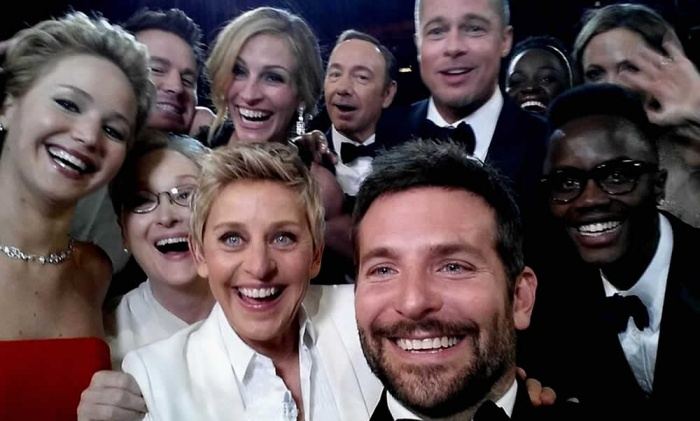
#> input picture media/oscars.jpg, 700 x 421 px
$ python face_image.py
#> lines starting #> are read from the running program, lines starting #| are printed output that depends on the picture; after the words box and inside, x2 and y2 are one past the last pixel; in counts of white or black regions, pixels touching at a corner belong together
import cv2

haarcascade_file = '../haarcascades/haarcascade_frontalface_default.xml'
haarcascade = cv2.CascadeClassifier(haarcascade_file)
source = cv2.imread('../media/oscars.jpg')
#> source is the input picture: shape (421, 700, 3); mean B, G, R 77.8, 75.4, 89.8

# convertir fuente a escala de grises
gray = cv2.cvtColor(source, cv2.COLOR_BGR2GRAY)
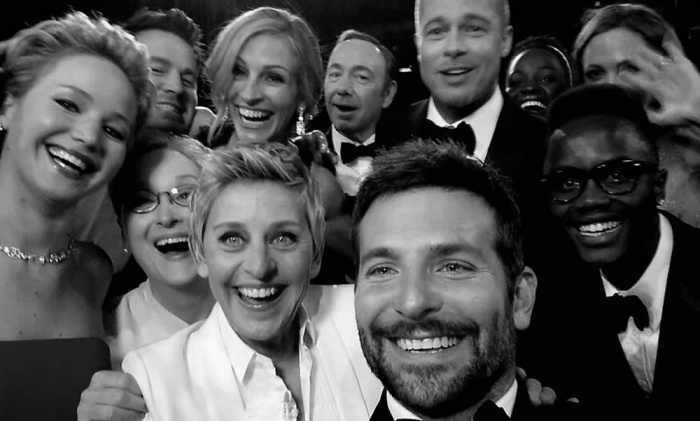
#> gray: shape (421, 700); min 0, max 254, mean 80

# detectar modelo
model = haarcascade.detectMultiScale(gray, 1.1, 4)
#> model = [[311, 44, 77, 77], [208, 38, 95, 95], [190, 186, 138, 138], [110, 148, 124, 124], [323, 191, 197, 197]]

# Marcar el elemento en la imagen
for (x, y, w, h) in model:
    cv2.rectangle(source, (x, y), (x+w, y+h), (0, 255, 0), 2)
#> this loop made 5 passes
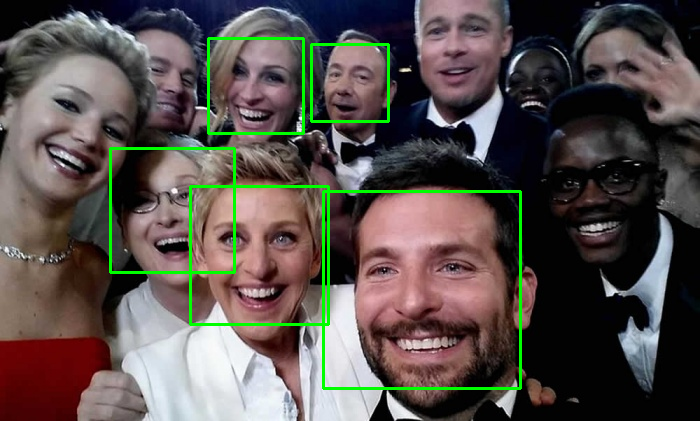
#> source: shape (421, 700, 3); 2.55% of pixels changed, all inside (x1, y1, x2, y2) = (109, 37, 522, 390)

#Mostrar el resultado
cv2.imshow('img', source)
cv2.waitKey()
